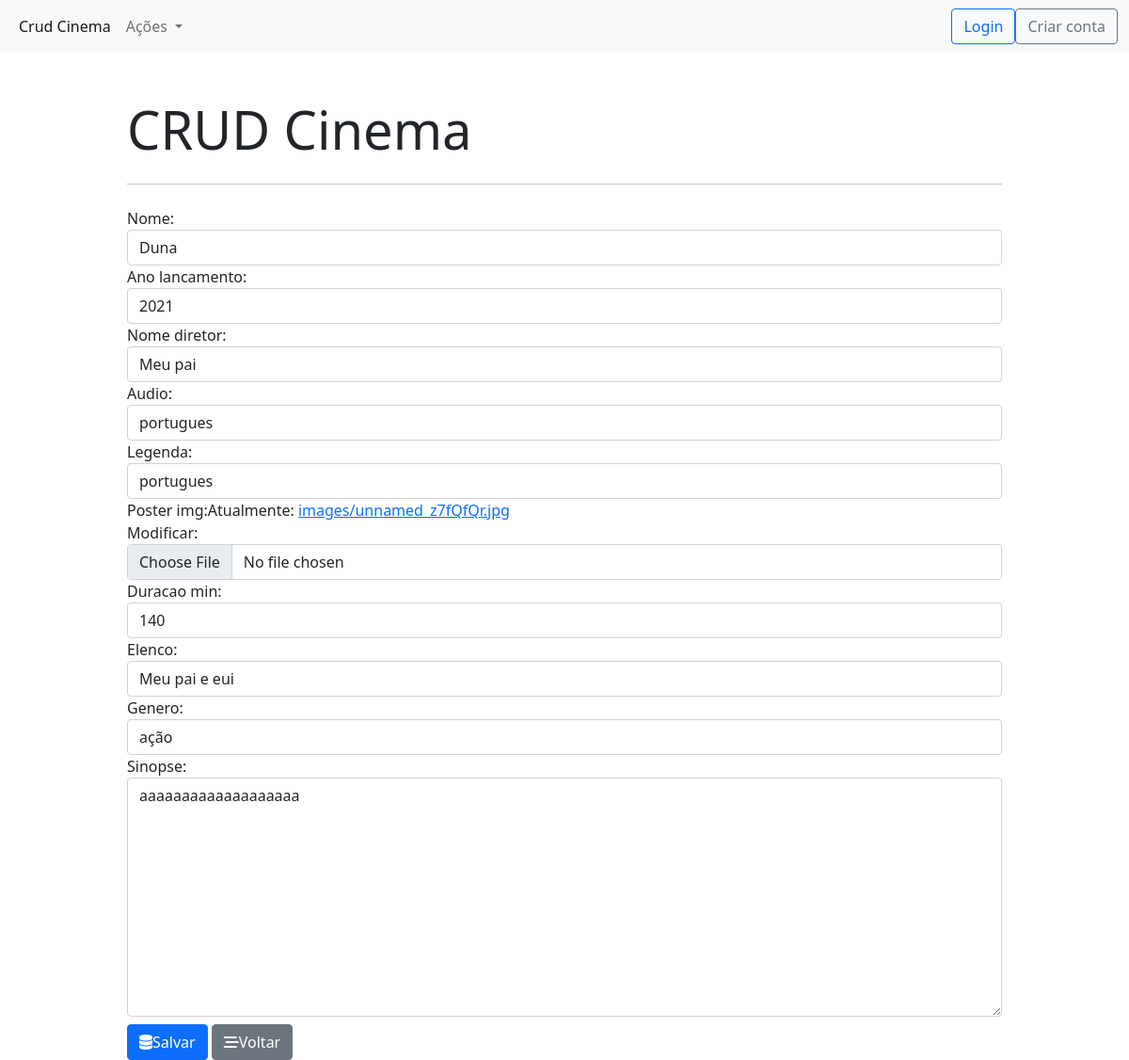
The page /filme/1/ on the database its author committed.
### cinema_app/models.py (models this page shows, shortened)
class Filme(models.Model):
    nome = models.CharField(max_length=200)
    ano_lancamento = models.IntegerField(   )
    nome_diretor = models.CharField(max_length=200)
    audio = models.CharField(max_length=50)
    legenda = models.CharField(max_length=50)
    poster_img = models.ImageField(upload_to='images/')
    duracao_min = models.IntegerField()
    elenco = models.CharField(max_length=100)
    genero = models.CharField(max_length=50)
    sinopse = models.CharField(max_length=200)

### cinema_app/views.py (the view, shortened to what this page needs)
# urls.py: path('filme/<int:filme_id>/', views.filme_form, name='filme_update'), # get and post request for updating
def filme_form(request, filme_id=-1):
    if request.method == 'GET':
        if filme_id == -1: # está mostrando a tela de cadastro
            form = FilmeForm()
        else: # está preenchendo um filme
            filme = Filme.objects.get(pk=filme_id)
            form = FilmeForm(instance=filme)
        return render(request, 'cinema_app/filme_form.html', {'form': form})

### cinema_app/forms.py
class FilmeForm(forms.ModelForm):
    sinopse = forms.CharField(widget=forms.Textarea)
    class Meta:
        model = Filme
        fields = ('nome', 'ano_lancamento', 'nome_diretor','audio', 'legenda', 'poster_img', 'duracao_min', 'elenco', 'genero', 'sinopse')
    def __init__(self, *args, **kwargs):
        super(FilmeForm, self).__init__(*args, **kwargs)
        self.fields['nome'].widget.attrs.update({'class': 'form-control'})
        self.fields['ano_lancamento'].widget.attrs.update({'class': 'form-control'})
        self.fields['nome_diretor'].widget.attrs.update({'class': 'form-control'})
        self.fields['audio'].widget.attrs.update({'class': 'form-control'})
        self.fields['legenda'].widget.attrs.update({'class': 'form-control'})
        self.fields['poster_img'].widget.attrs.update({'class': 'form-control'})
        self.fields['duracao_min'].widget.attrs.update({'class': 'form-control'})
        self.fields['elenco'].widget.attrs.update({'class': 'form-control'})
        self.fields['genero'].widget.attrs.update({'class': 'form-control'})
        self.fields['sinopse'].widget.attrs.update({'class': 'form-control d-block mb-2'})

### cinema_app/templates/cinema_app/filme_form.html (shortened to what this page needs)
{% extends "cinema_app/base.html" %}
{% block content %}
<form action="" method="POST" autocomplete="off" enctype="multipart/form-data">
        {{form}}
        <button type="submit" class="btn btn-primary"><i class="fas fa-database"></i>Salvar</button>
        <a type="button" href="{% url 'filme_list' %}" class="btn btn-secondary btn-block">
            <i class="fas fa-stream"></i>Voltar
        </a>
</form>
{% endblock content %}

### rows shown on the page
Filme: nome "Duna", ano_lancamento "2021", nome_diretor "Meu pai", audio "portugues", legenda "portugues", duracao_min "140", elenco "Meu pai e eui", genero "ação", sinopse "aaaaaaaaaaaaaaaaaaa"
